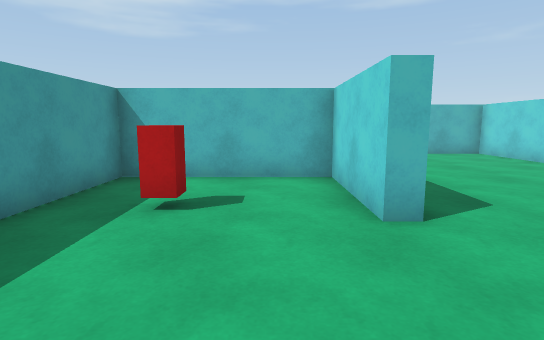
view 1 (above)

15 first-person views from a walk through a 3-D level made in the Unity game engine. The camera is 1.2 m above the floor, tilts 8° down and sees 80° across. The floor is counted in squares, 1 m on a side. Each view is taken from the middle of a square. On the plan, view 1 faces up. The plan holds only what a view shows up to about 14 squares ahead; the rest is blank. Surface patterns are stand-ins for the level's own textures.

view 2
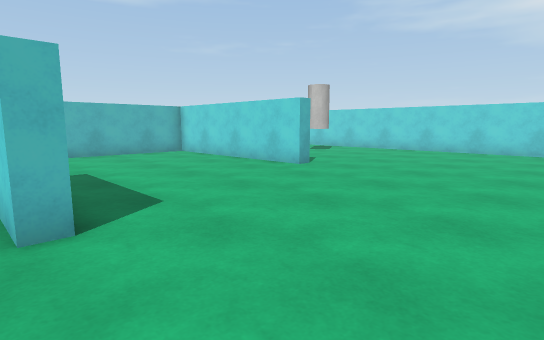

view 3
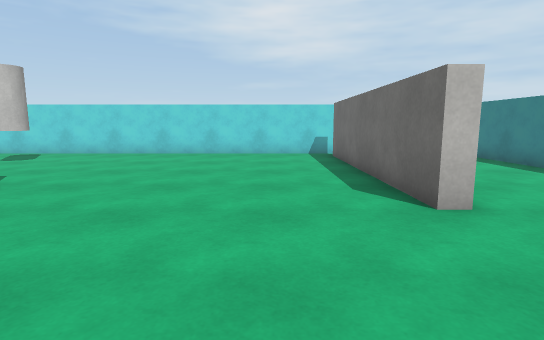

view 4
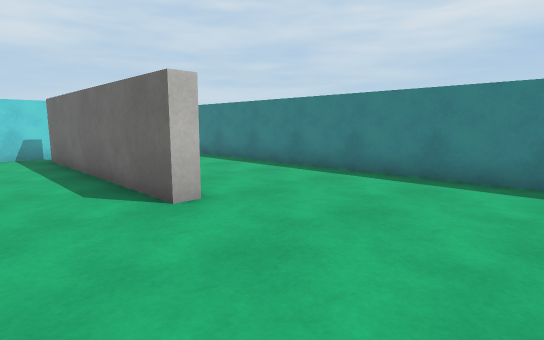

view 5
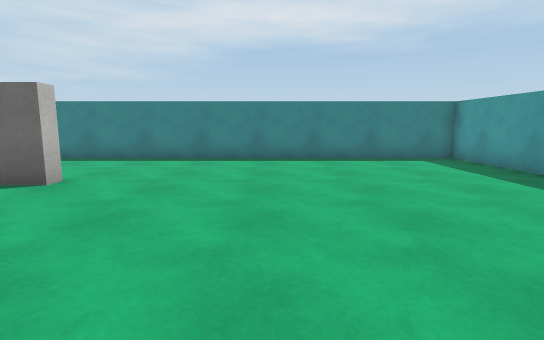

view 6
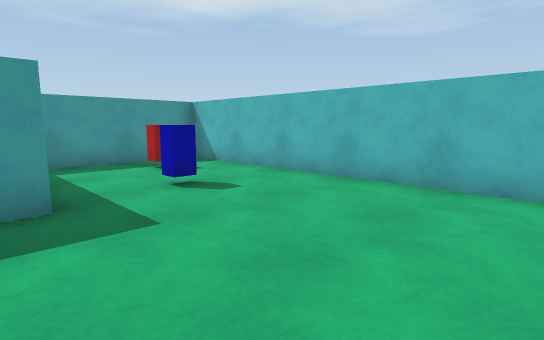

view 7
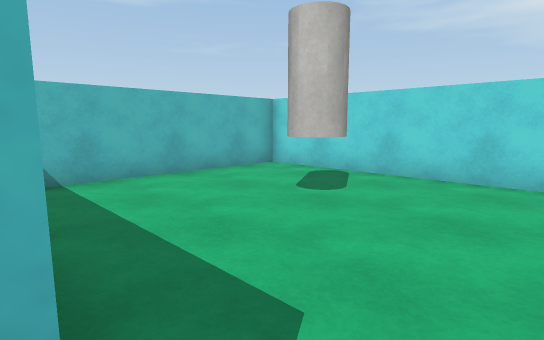

view 8
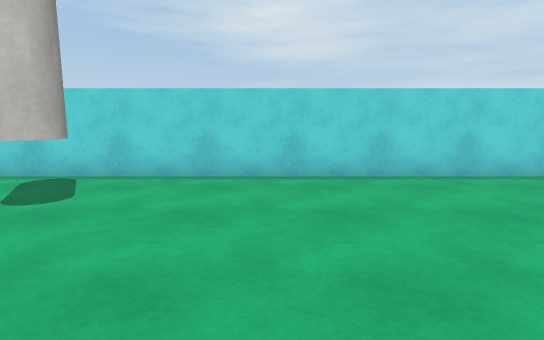

view 9
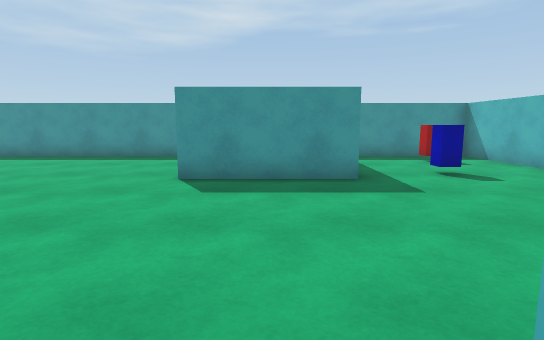

view 10
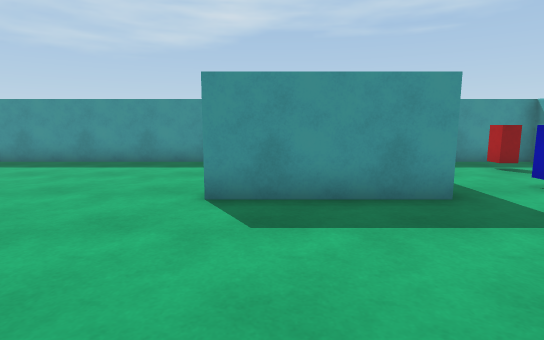

view 11
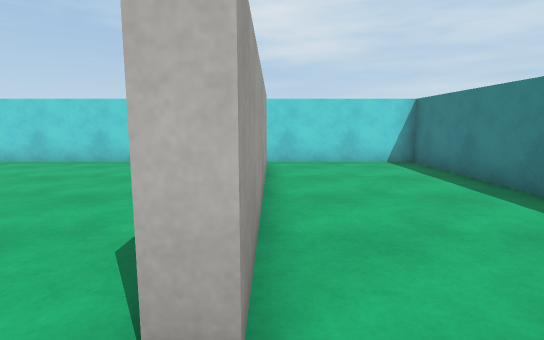

view 12
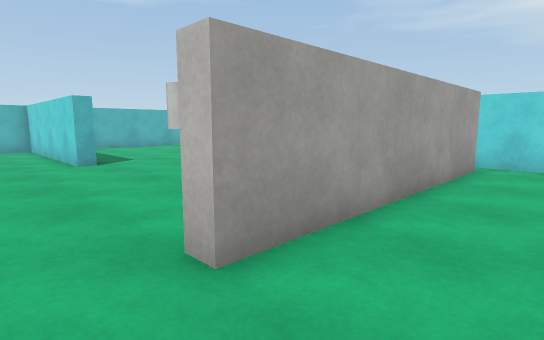

view 13
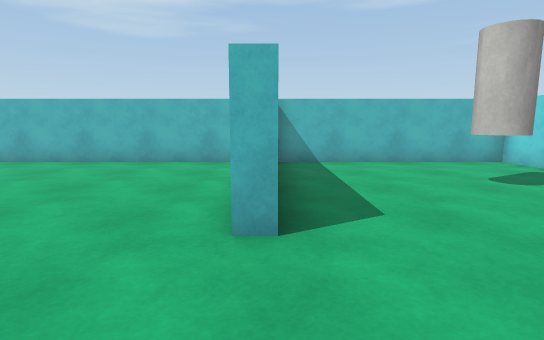

view 14
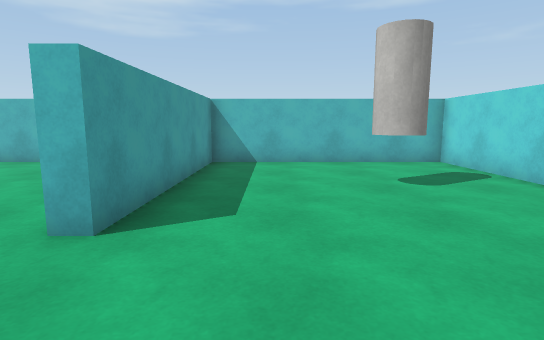

view 15
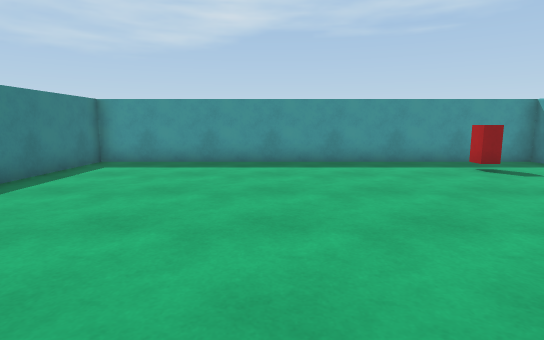

### Floor plan
Points are (right, up) in squares from view 1. A wall is a line through its corners. A room is listed if a view was taken in it or the views show most of it. See-through windows are left out.
Room 1 (views 1, 2, 3, 4, 5, 6, 7, 8, 9, 10, 11, 12, 13, 14, 15)
walls: (1.9, 8) (1.9, 3.9) (1.4, 3.9) (1.4, 7.4) (-3.5, 7.4) (-3.5, -6.5) (16.4, -6.5) (16.4, 13.4) (9.1, 13.4) (9.1, 6.4) (8.6, 6.4) (8.6, 13.4) (-3.5, 13.4) (-3.5, 8.8); (15.5, -1.8) (7.5, -1.8) (7.5, -1.4) (15.5, -1.4)
objects: red block (-2, 5) to (-1, 5); red block (-2, 11); blue block (1, 10); cylinder (13, 9) to (14, 10)

Where each view was taken, in squares from view 1:
view 1: 0 up, 0 right, facing up
view 2: 0 up, 1 right, facing up-right
view 3: 1 up, 3 right, facing right
view 4: 1 up, 3 right, facing down-right
view 5: 5 up, 3 right, facing down
view 6: 7 up, 7 right, facing up-left
view 7: 6 up, 9 right, facing up-right
view 8: 6 up, 9 right, facing right
view 9: 6 up, 9 right, facing left
view 10: 5 up, 7 right, facing left
view 11: 2 down, 6 right, facing right
view 12: 4 down, 6 right, facing up-right
view 13: 3 up, 9 right, facing up
view 14: 3 up, 11 right, facing up
view 15: 1 down, 7 right, facing left
